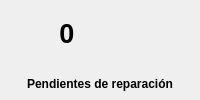
                   <widget class="QWidget" name="widget_10" native="true">
                    <property name="minimumSize">
                     <size>
                      <width>180</width>
                      <height>0</height>
                     </size>
                    </property>
                    <property name="maximumSize">
                     <size>
                      <width>16777215</width>
                      <height>100</height>
                     </size>
                    </property>
                    <property name="font">
                     <font>
                      <bold>true</bold>
                     </font>
                    </property>
                    <property name="styleSheet">
                     <string notr="true">
border-radius: 15px</string>
                    </property>
                    <layout class="QHBoxLayout" name="horizontalLayout_8">
                     <property name="spacing">
                      <number>2</number>
                     </property>
                     <property name="leftMargin">
                      <number>3</number>
                     </property>
                     <property name="topMargin">
                      <number>0</number>
                     </property>
                     <property name="rightMargin">
                      <number>3</number>
                     </property>
                     <property name="bottomMargin">
                      <number>4</number>
                     </property>
                     <item>
                      <widget class="QWidget" name="widget_11" native="true">
                       <layout class="QVBoxLayout" name="verticalLayout_7">
                        <property name="spacing">
                         <number>5</number>
                        </property>
                        <property name="leftMargin">
                         <number>3</number>
                        </property>
                        <property name="topMargin">
                         <number>0</number>
                        </property>
                        <property name="rightMargin">
                         <number>3</number>
                        </property>
                        <property name="bottomMargin">
                         <number>0</number>
                        </property>
                        <item>
                         <widget class="QWidget" name="widget_12" native="true">
                          <property name="minimumSize">
                           <size>
                            <width>0</width>
                            <height>55</height>
                           </size>
                          </property>
                          <layout class="QHBoxLayout" name="horizontalLayout_9">
                           <item>
                            <widget class="QLabel" name="pendrep">
                             <property name="font">
                              <font>
                               <pointsize>18</pointsize>
                               <bold>true</bold>
                              </font>
                             </property>
                             <property name="text">
                              <string>&lt;html&gt;&lt;head/&gt;&lt;body&gt;&lt;p align=&quot;center&quot;&gt;&lt;span style=&quot; font-size:20pt; font-weight:700;&quot;&gt;0&lt;/span&gt;&lt;/p&gt;&lt;/body&gt;&lt;/html&gt;</string>
                             </property>
                             <property name="alignment">
                              <set>Qt::AlignmentFlag::AlignCenter</set>
                             </property>
                            </widget>
                           </item>
                           <item>
                            <widget class="QLabel" name="label_10">
                             <property name="minimumSize">
                              <size>
                               <width>60</width>
                               <height>50</height>
                              </size>
                             </property>
                             <property name="maximumSize">
                              <size>
                               <width>60</width>
                               <height>16777215</height>
                              </size>
                             </property>
                             <property name="text">
                              <string/>
                             </property>
                             <property name="pixmap">
                              <pixmap resource="../../recursos/recursos.qrc">:/iconos/iconos/cautin.png</pixmap>
                             </property>
                             <property name="scaledContents">
                              <bool>true</bool>
                             </property>
                            </widget>
                           </item>
                          </layout>
                         </widget>
                        </item>
                        <item>
                         <widget class="QLabel" name="label_14">
                          <property name="minimumSize">
                           <size>
                            <width>50</width>
                            <height>20</height>
                           </size>
                          </property>
                          <property name="font">
                           <font>
                            <bold>true</bold>
                           </font>
                          </property>
                          <property name="text">
                           <string>&lt;html&gt;&lt;head/&gt;&lt;body&gt;&lt;p align=&quot;center&quot;&gt;&lt;span style=&quot; font-weight:700;&quot;&gt;Pendientes de reparación&lt;/span&gt;&lt;/p&gt;&lt;/body&gt;&lt;/html&gt;</string>
                          </property>
                         </widget>
                        </item>
                       </layout>
                      </widget>
                     </item>
                    </layout>
                   </widget>
